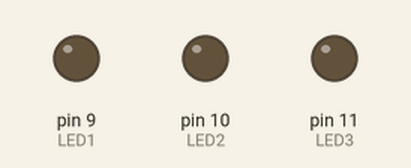
Bench run of a sketch on a simulated Arduino Uno, built with avr-gcc and run on an emulated ATmega328P. On the bench: output pins drawn as LEDs (lit = HIGH).

Above: at 0.15 s.
At 20.73 s:
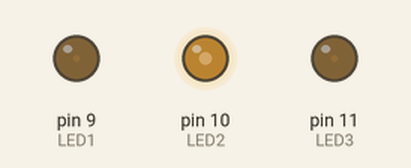
At 39.57 s:
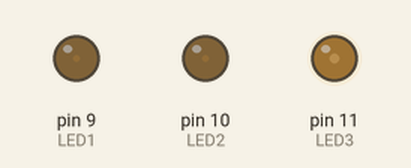
Timing chart, 0 to 40.0 s (numbered marks = the images above):
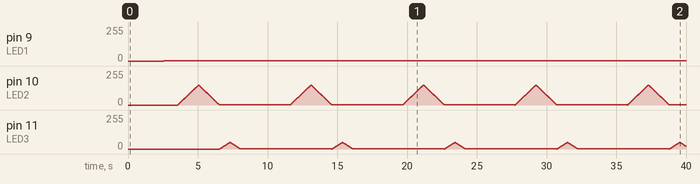

Measured:
- by itself, pin 9 (LED1): 0/255 → 1/255 at 2.6 s

The sketch:

firefly.ino
```cpp
#define LED1 9
#define LED2 10
#define LED3 11
int i=0;
int j=0;
int k=0;

void setup(){
pinMode(LED1, OUTPUT);
pinMode(LED2, OUTPUT);
pinMode(LED3, OUTPUT);

}

void loop(){
for(i=0;i<255;i++){
analogWrite(LED1,i);
delay(5);}
for(i=255;i>0;i--){
analogWrite(LED1,i);
delay(5);}
delay(1000);

for(j=0;j<150;j++){
analogWrite(LED2,j);
delay(10);}
for(j=150;j>0;j--){
analogWrite(LED2,j);
delay(10);
}

for(k=0;k<50;k++){
analogWrite(LED3,k);
delay(15);}
for(k=50;k>0;k--){
analogWrite(LED3,k);
delay(15);
}
}
```
